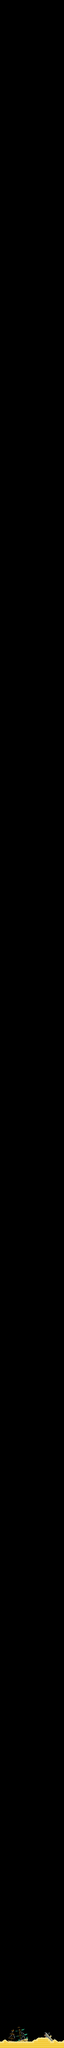

This is a level from a 2D game, rendered from its Tiled map with the project's own tilesets. A one-line summary and the map file follow, with tile-layer data summarised:
An orthogonal 32x1024 tile map with 8x8 px tiles, 3 tile layers (back2, back1, back), 4 tilesets.

<map version="1.0" orientation="orthogonal" renderorder="right-down" width="32" height="1024" tilewidth="8" tileheight="8" nextobjectid="1">
 <tileset firstgid="1" name="2017-01-21_11.57.22" tilewidth="8" tileheight="8" tilecount="144" columns="12">
  <image source="2017-01-21_11.57.22.png" width="96" height="96" />
 </tileset>
 <tileset firstgid="145" name="2017-01-21_10.12.12" tilewidth="8" tileheight="8" tilecount="144" columns="12">
  <image source="2017-01-21_10.12.12.png" width="96" height="96" />
 </tileset>
 <tileset firstgid="289" name="shipwreck" tilewidth="8" tileheight="8" tilecount="96" columns="12">
  <image source="shipwreck.png" width="96" height="70" />
 </tileset>
 <tileset firstgid="385" name="template" tilewidth="8" tileheight="8" tilecount="25" columns="5">
  <image source="template.png" width="40" height="40" />
 </tileset>
 <layer name="back2" width="32" height="1024">
  <data>[32768 cells, 117 non-empty, 117 distinct tile ids]</data>
 </layer>
 <layer name="back1" width="32" height="1024">
  <data>[32768 cells, 164 non-empty, 15 distinct tile ids]</data>
 </layer>
 <layer name="back" width="32" height="1024">
  <data>[32768 cells, 0 non-empty, 0 distinct tile ids]</data>
 </layer>
</map>
